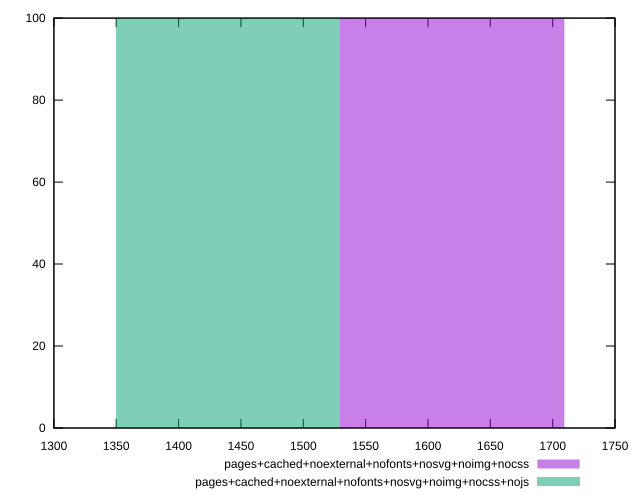

Here is the gnuplot script that generated this plot:
reset
set terminal svg size 640, 500 enhanced background rgb 'white'
set output "report_00007_2020-12-11T15:55:29.892Z/first-cpu-idle/comparison/histogram/12_vs_13.svg"

$pagesCachedNoexternalNofontsNosvgNoimgNocss <<EOF
1626.3350935678313 100
EOF

$pagesCachedNoexternalNofontsNosvgNoimgNocssNojs <<EOF
1445.6311942825168 100
EOF

set key outside below
set boxwidth 180.7038992853146
set yrange [0:100]
set style fill transparent solid 0.5 noborder

plot \
  $pagesCachedNoexternalNofontsNosvgNoimgNocss title "pages+cached+noexternal+nofonts+nosvg+noimg+nocss" with boxes, \
  $pagesCachedNoexternalNofontsNosvgNoimgNocssNojs title "pages+cached+noexternal+nofonts+nosvg+noimg+nocss+nojs" with boxes, \


reset
